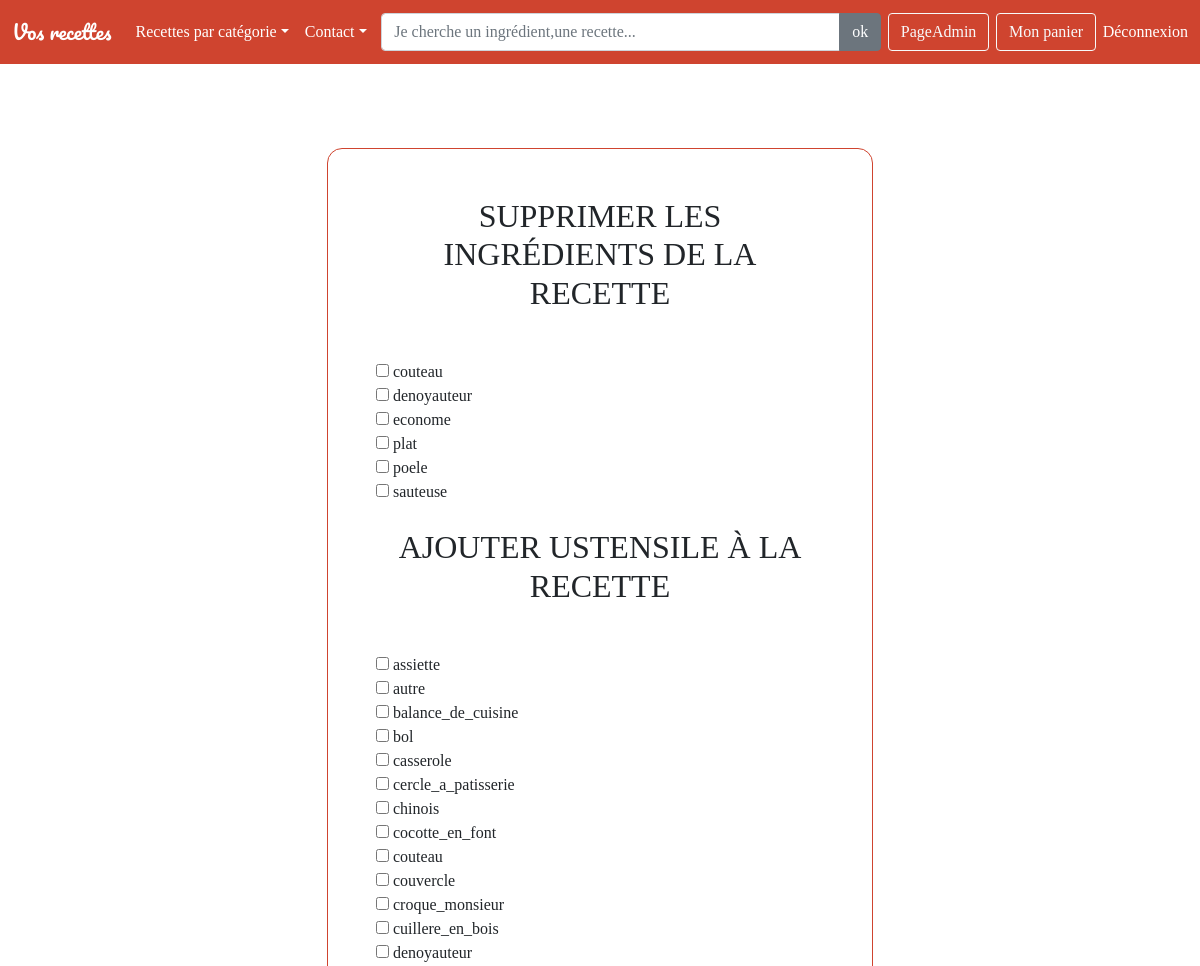
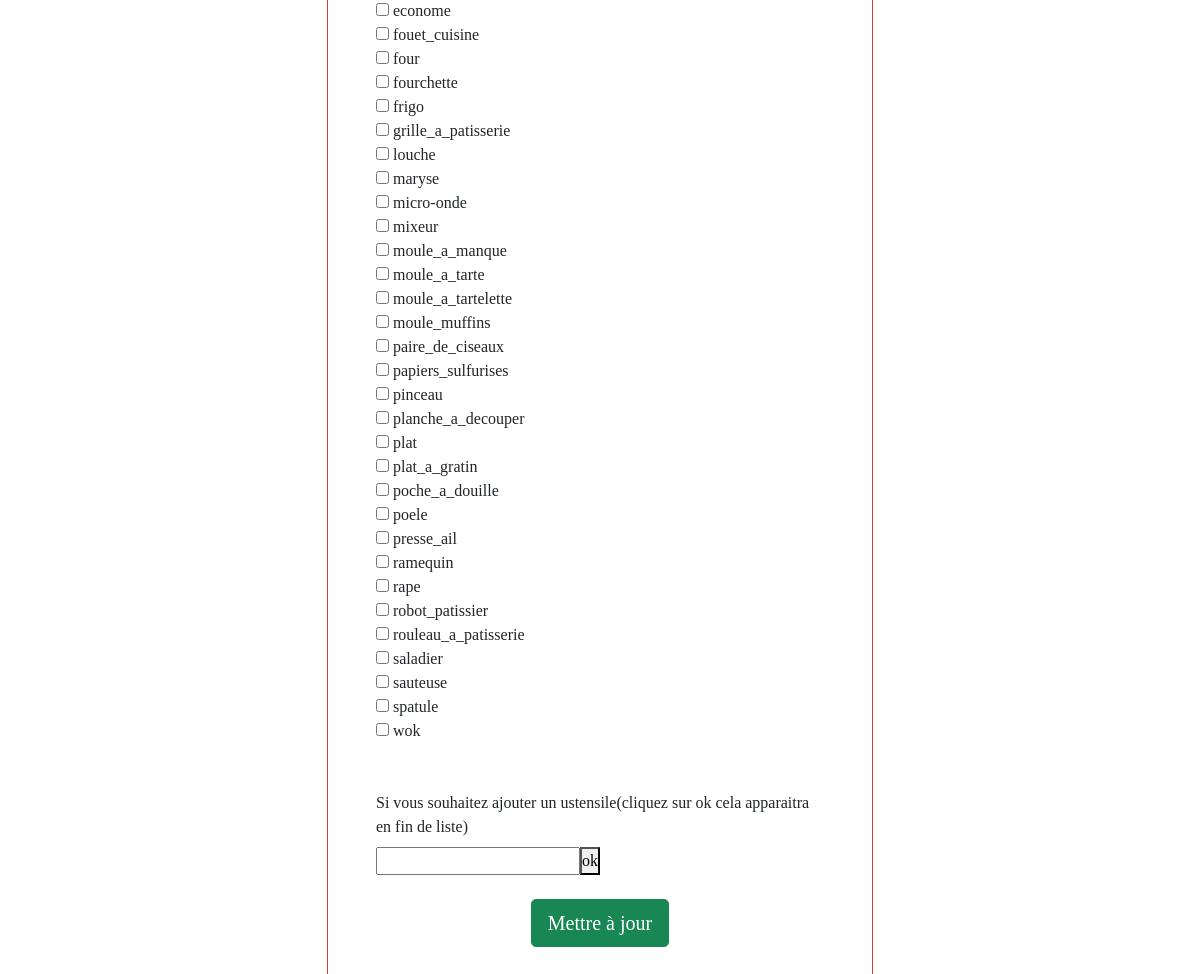
Screenshot of /controllerAdmin/recupererUstensileDeLaRecette/95 (signed in) with the database file from the repository (2 pictures, top to bottom).
### tables this page shows
CREATE TABLE IF NOT EXISTS `ustensiles` (
  `idUstensiles` int(11) NOT NULL AUTO_INCREMENT,
  `nomUstensiles` varchar(50) NOT NULL,
  PRIMARY KEY (`idUstensiles`)
);

### controllers/controllerAdmin.php (called while the page is built, shortened)
<?php
include('models/modeleAdmin.php');
function recupererUstensileDeLaRecette($idRecette)
{
    $conservationId=$idRecette;
    $resultatListeUstensileDeLaRecette=recupererNomUstensilesAPartirDeLidRecette($conservationId);
    include('views/global/espaceAdmin/modificationRecette/modificationUstensilesRecette.php');
}

### models/modeleAdmin.php (called while the page is built, shortened)
<?php
function modelAfficherUstensile()
{
    $bddPDO=connexionBDD();
    $requete="SELECT nomUstensiles FROM ustensiles ORDER BY nomUstensiles ASC";
    $resultat=$bddPDO->query($requete);
    return $resultat;
}
function recupererNomUstensilesAPartirDeLidRecette($idRecette)
{
    $bddPDO=connexionBDD();
    $requete="SELECT ustensiles.nomUstensiles
    FROM ustensiles
    INNER JOIN recette_ustensiles
    ON recette_ustensiles.idUstensiles=ustensiles.idUstensiles
    WHERE recette_ustensiles.idRecette='$idRecette'";
    $resultat=$bddPDO->query($requete);
    return $resultat;
}

### views/global/espaceAdmin/modificationRecette/modificationUstensilesRecette.php (the view, shortened to what this page needs)
<?php
    include('views/communs/menu.php');
?>
<section  class="vh-100 bg-image">
  <div class="mask d-flex align-items-center h-100 gradient-custom-3">
    <div class="container h-100">
      <div class="row d-flex justify-content-center align-items-center h-100">
        <div class="col-12 col-md-9 col-lg-7 col-xl-6">
          <div class="card" style="border-radius: 15px;">
            <div class="card-body p-5">
              <h2 class="text-uppercase text-center mb-5">Supprimer les ingrédients de la Recette</h2>
                <form action='controllerAdmin/supprimerOuAjouterUstensileDeLaRecetteEnQuestion/<?=$conservationId?>' method='post' >
                    <?php
                        $listeUstensilesDeLaRecette=$resultatListeUstensileDeLaRecette->fetchAll(PDO::FETCH_ASSOC);
                        foreach($listeUstensilesDeLaRecette as $valeur)
                        {
                                echo  "<input type='checkbox' id='ustensileASupprimer'  name='ustensileASupprimer[]' value=$valeur[nomUstensiles]>";
                                echo" <label for='ustensileASupprimer'>$valeur[nomUstensiles]</label>";
                                echo "<br>";
                        }
                        ?>
                        <br>
                        <h2 class="text-uppercase text-center mb-5">Ajouter Ustensile à la Recette</h2>
                        <?php
                        echo "<div id='ajoutUstensile'>";
                        $resultAfficherTousLesUstensiles = modelAfficherUstensile();
                        $resultatAffichageUstensiles=$resultAfficherTousLesUstensiles->fetchAll(PDO::FETCH_ASSOC);
                        foreach($resultatAffichageUstensiles as $valeur1)
                        {
                            echo  "<input type='checkbox' id='ustensilesAAjouter'  name='ustensilesAAjouter[]' value=$valeur1[nomUstensiles]>";
                            echo" <label for='ustensilesAAjouter'>$valeur1[nomUstensiles]</label>";
                            echo "<br>";
                        }
                        ?>
                        </div>
                        <br>
                        <br>
                        <div  class="form-outline mb-4">
                          <label class="form-label" for="ustensile">Si vous souhaitez ajouter un ustensile(cliquez sur ok cela apparaitra en fin de liste)</label>
                          <input type="text" id="ustensile"name="ustensile"value=''  ><button onclick='ajouterUnUstensile()' type='button'>ok</button>
                        </div>
                        <div class="d-flex justify-content-center">
                            <button type="submit" class="btn btn-success btn-block btn-lg gradient-custom-4" name="mettreAJourUstensileDeLaRecetteEnQuestion">Mettre à jour</button>
                        </div>
                </form>
                </div>
            </div>
        </div>
    </div>
</div>
</div>
</section>

### assets/css/main.css (style rules this page uses)
* { margin:0; padding:0; }
body { font-family:Georgia, 'Times New Roman', Times, serif; margin-bottom: -15px; }
.card { margin-bottom: 5px; border-color: #cf442f; border-bottom-left-radius: 30px; border-bottom-right-radius: 30px; }
.card-img-top ,.card { border-top-left-radius:30px; border-top-right-radius:30px; ; }

### rows the page displays
ustensiles: nomUstensiles "couteau"
ustensiles: nomUstensiles "denoyauteur"
ustensiles: nomUstensiles "econome"
ustensiles: nomUstensiles "plat"
ustensiles: nomUstensiles "poele"
ustensiles: nomUstensiles "sauteuse"
ustensiles: nomUstensiles "assiette"
ustensiles: nomUstensiles "autre"
ustensiles: nomUstensiles "balance_de_cuisine"
ustensiles: nomUstensiles "bol"
ustensiles: nomUstensiles "casserole"
ustensiles: nomUstensiles "cercle_a_patisserie"
ustensiles: nomUstensiles "chinois"
ustensiles: nomUstensiles "cocotte_en_font"
ustensiles: nomUstensiles "couvercle"
ustensiles: nomUstensiles "croque_monsieur"
ustensiles: nomUstensiles "cuillere_en_bois"
ustensiles: nomUstensiles "fouet_cuisine"
ustensiles: nomUstensiles "four"
ustensiles: nomUstensiles "fourchette"
ustensiles: nomUstensiles "frigo"
ustensiles: nomUstensiles "grille_a_patisserie"
ustensiles: nomUstensiles "louche"
ustensiles: nomUstensiles "maryse"
ustensiles: nomUstensiles "micro-onde"
ustensiles: nomUstensiles "mixeur"
ustensiles: nomUstensiles "moule_a_manque"
ustensiles: nomUstensiles "moule_a_tarte"
ustensiles: nomUstensiles "moule_a_tartelette"
ustensiles: nomUstensiles "moule_muffins"
ustensiles: nomUstensiles "paire_de_ciseaux"
ustensiles: nomUstensiles "papiers_sulfurises"
ustensiles: nomUstensiles "pinceau"
ustensiles: nomUstensiles "planche_a_decouper"
ustensiles: nomUstensiles "plat_a_gratin"
ustensiles: nomUstensiles "poche_a_douille"
ustensiles: nomUstensiles "presse_ail"
ustensiles: nomUstensiles "ramequin"
ustensiles: nomUstensiles "rape"
ustensiles: nomUstensiles "robot_patissier"
ustensiles: nomUstensiles "rouleau_a_patisserie"
ustensiles: nomUstensiles "saladier"
ustensiles: nomUstensiles "spatule"
ustensiles: nomUstensiles "wok"
